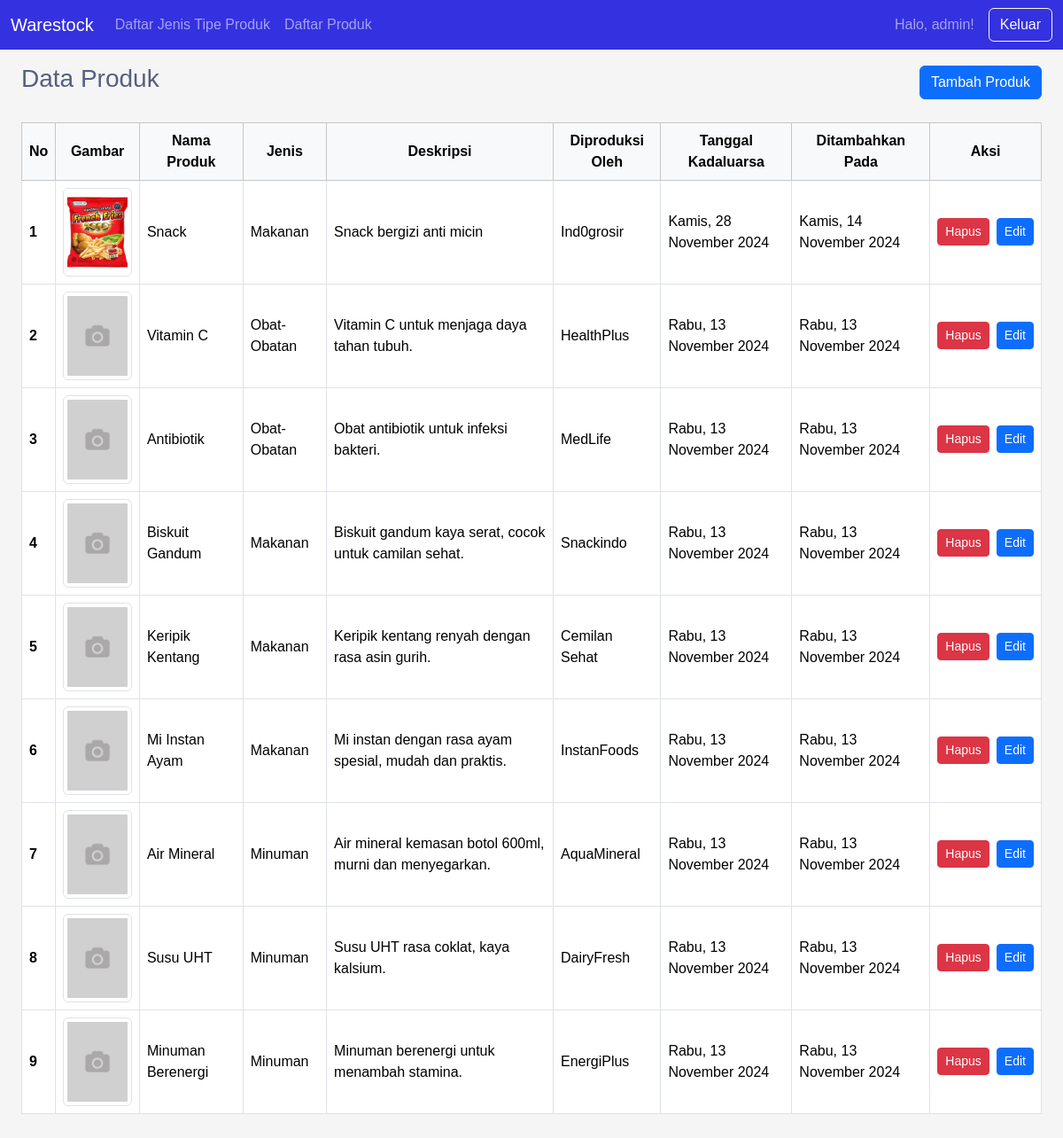
The page /product.php (signed in) on the database its author committed.
### tables this page shows
CREATE TABLE `product` (
  `productId` int(11) NOT NULL,
  `name` varchar(100) NOT NULL,
  `producedBy` varchar(100) NOT NULL,
  `description` text DEFAULT NULL,
  `picture` text DEFAULT NULL,
  `amount` int(11) NOT NULL DEFAULT 0,
  `productTypeId` int(11) DEFAULT NULL,
  `createdAt` timestamp NOT NULL DEFAULT current_timestamp(),
  `updatedAt` timestamp NOT NULL DEFAULT current_timestamp() ON UPDATE current_timestamp(),
  `expiredAt` timestamp NOT NULL DEFAULT current_timestamp()
);

CREATE TABLE `producttype` (
  `productTypeId` int(11) NOT NULL,
  `name` varchar(100) NOT NULL,
  `createdAt` timestamp NOT NULL DEFAULT current_timestamp(),
  `updatedAt` timestamp NOT NULL DEFAULT current_timestamp() ON UPDATE current_timestamp()
);

### services/product/getProducts.php (called while the page is built)
<?php
require_once './utils/db.php';
function getProducts()
{
    global $conn;
    $query = "SELECT p.productId, p.name, p.description, p.picture, p.createdAt, p.producedBy, p.expiredAt, pt.name AS productTypeName, pt.productTypeId
              FROM Product p
              INNER JOIN ProductType pt ON p.productTypeId = pt.productTypeId
              ORDER BY p.createdAt DESC";
    $result = $conn->query($query);
    $products = $result->fetch_all(MYSQLI_ASSOC);
    return $products;
}

### utils/formatDate.php (called while the page is built)
<?php
function formatDate($tanggal)
{
    $date = new DateTime($tanggal);
    $hariIndo = array(
        'Sunday' => 'Minggu',
        'Monday' => 'Senin',
        'Tuesday' => 'Selasa',
        'Wednesday' => 'Rabu',
        'Thursday' => 'Kamis',
        'Friday' => 'Jumat',
        'Saturday' => 'Sabtu'
    );
    $bulanIndo = array(
        1 => 'Januari',
        2 => 'Februari',
        3 => 'Maret',
        4 => 'April',
        5 => 'Mei',
        6 => 'Juni',
        7 => 'Juli',
        8 => 'Agustus',
        9 => 'September',
        10 => 'Oktober',
        11 => 'November',
        12 => 'Desember'
    );
    $hari = $hariIndo[$date->format('l')];
    $tanggal = $date->format('j');
    $bulan = $bulanIndo[(int)$date->format('n')];
    $tahun = $date->format('Y');
    return "$hari, $tanggal $bulan $tahun";
}

### product.php (the view, shortened to what this page needs)
<?php
require_once 'layout/dashboard.php';
require_once 'services/product/getProducts.php';
require_once 'utils/formatDate.php';
$products = getProducts();
?>
<div class="my-5">
    <div class="d-flex justify-content-between align-items-center mb-4">
        <h1 class="h3">Data Produk</h1>
        <button class="btn btn-primary" data-bs-toggle="modal" data-bs-target="#addProductModal">Tambah Produk</button>
    </div>
    <div class="table-responsive">
        <table class="table table-bordered table-hover align-middle">
            <thead class="table-light">
                <tr class="text-center align-middle">
                    <th scope="col">No</th>
                    <th scope="col">Gambar</th>
                    <th scope="col">Nama Produk</th>
                    <th scope="col">Jenis</th>
                    <th scope="col">Deskripsi</th>
                    <th scope="col">Diproduksi Oleh</th>
                    <th scope="col">Tanggal Kadaluarsa</th>
                    <th scope="col">Ditambahkan Pada</th>
                    <th scope="col">Aksi</th>
                </tr>
            </thead>
            <tbody>
                <?php foreach ($products as $index => $product): ?>
                    <tr>
                        <th scope="row"><?php echo $index + 1; ?></th>
                        <td>
                            <img src="<?php echo $product['picture'] ? './src/uploads/' . $product['picture'] : './src/images/placeholder.png'; ?>" alt="Gambar Produk" class="img-thumbnail object-cover" style="width: 100px; height: 100px; object-fit: cover">
                        </td>
                        <td><?php echo $product['name']; ?></td>
                        <td><?php echo $product['productTypeName']; ?></td>
                        <td><?php echo $product['description']; ?></td>
                        <td><?php echo $product['producedBy'] ?: 'Tidak tersedia'; ?></td>
                        <td><?php echo formatDate($product['expiredAt']); ?></td>
                        <td><?php echo formatDate($product['createdAt']); ?></td>
                        <td>
                            <div class="d-flex">
                                <form action="" method="POST" onsubmit="return confirm('Apakah Anda yakin ingin menghapus produk ini?');">
                                    <button type="submit" class="btn btn-danger btn-sm me-2">Hapus</button>
                                </form>
                                <button class="btn btn-primary btn-sm" onclick="openEditProductModal('<?php echo $product['productId']; ?>', '<?php echo $product['name']; ?>', '<?php echo $product['description']; ?>', '<?php echo $product['productTypeId']; ?>', '<?php echo $product['producedBy']; ?>', '<?php echo $product['expiredAt']; ?>')" data-bs-toggle="modal" data-bs-target="#editProductModal">Edit</button>
                            </div>
                        </td>
                    </tr>
                <?php endforeach; ?>
            </tbody>
        </table>
    </div>
</div>
<?php include 'layout/endDashboard.php'; ?>

### layout/dashboard.php (shortened to what this page needs)
<!DOCTYPE html>
<html lang="en">
<head>
  <link href="https://cdn.jsdelivr.net/npm/bootstrap@5.3.3/dist/css/bootstrap.min.css" rel="stylesheet">
  <link rel="stylesheet" href="./src/style/global.css">
</head>
<body class="bg-gray-100">
  <?php include './layout/sidebar.php'; ?>
  <main class="p-4">
    <div class="">

### layout/sidebar.php (shortened to what this page needs)
<nav class="navbar navbar-expand-lg navbar-dark bg-primary fixed-top">
    <div class="container-fluid">
        <a class="navbar-brand font-weight-bold" href="#">Warestock</a>
        <div class="collapse navbar-collapse" id="navbarNav">
            <ul class="navbar-nav me-auto mb-2 mb-lg-0">
                <li class="nav-item">
                    <a class="nav-link" href="./type.php">Daftar Jenis Tipe Produk</a>
                </li>
                <li class="nav-item">
                    <a class="nav-link" href="./product.php">Daftar Produk</a>
                </li>
            </ul>
            <span class="navbar-text me-3">
                Halo, <?php echo $_SESSION['username']; ?>!
            </span>
            <a href="./logout.php" class="btn btn-outline-light">Keluar</a>
        </div>
    </div>
</nav>

### layout/endDashboard.php (shortened to what this page needs)
</div>
</main>
</body>
</html>

### src/style/global.css (style rules this page uses)
:root { --bs-primary: #3431e0; --bs-secondary: #fac441; --bs-accent: #556080; }
body { font-family: 'Poppins', sans-serif; background-color: #f5f5f5; color: var(--bs-accent); margin: 0; padding: 0; }
.bg-primary { background-color: var(--bs-primary) !important; }
.object-cover { width: 100%; height: 100%; object-fit: cover; }

### rows shown on the page
product: picture (picture), name "Snack", productTypeId.name "Makanan", description "Snack bergizi anti micin", producedBy "Ind0grosir", expiredAt "Kamis, 28 November 2024", createdAt "Kamis, 14 November 2024"
product: name "Vitamin C", productTypeId.name "Obat-Obatan", description "Vitamin C untuk menjaga daya tahan tubuh.", producedBy "HealthPlus", expiredAt "Rabu, 13 November 2024", createdAt "Rabu, 13 November 2024"
product: name "Antibiotik", productTypeId.name "Obat-Obatan", description "Obat antibiotik untuk infeksi bakteri.", producedBy "MedLife", expiredAt "Rabu, 13 November 2024", createdAt "Rabu, 13 November 2024"
product: name "Biskuit Gandum", productTypeId.name "Makanan", description "Biskuit gandum kaya serat, cocok untuk camilan sehat.", producedBy "Snackindo", expiredAt "Rabu, 13 November 2024", createdAt "Rabu, 13 November 2024"
product: name "Keripik Kentang", productTypeId.name "Makanan", description "Keripik kentang renyah dengan rasa asin gurih.", producedBy "Cemilan Sehat", expiredAt "Rabu, 13 November 2024", createdAt "Rabu, 13 November 2024"
product: name "Mi Instan Ayam", productTypeId.name "Makanan", description "Mi instan dengan rasa ayam spesial, mudah dan praktis.", producedBy "InstanFoods", expiredAt "Rabu, 13 November 2024", createdAt "Rabu, 13 November 2024"
product: name "Air Mineral", productTypeId.name "Minuman", description "Air mineral kemasan botol 600ml, murni dan menyegarkan.", producedBy "AquaMineral", expiredAt "Rabu, 13 November 2024", createdAt "Rabu, 13 November 2024"
product: name "Susu UHT", productTypeId.name "Minuman", description "Susu UHT rasa coklat, kaya kalsium.", producedBy "DairyFresh", expiredAt "Rabu, 13 November 2024", createdAt "Rabu, 13 November 2024"
product: name "Minuman Berenergi", productTypeId.name "Minuman", description "Minuman berenergi untuk menambah stamina.", producedBy "EnergiPlus", expiredAt "Rabu, 13 November 2024", createdAt "Rabu, 13 November 2024"

### other values the page prints
$_SESSION['username'] "admin"
